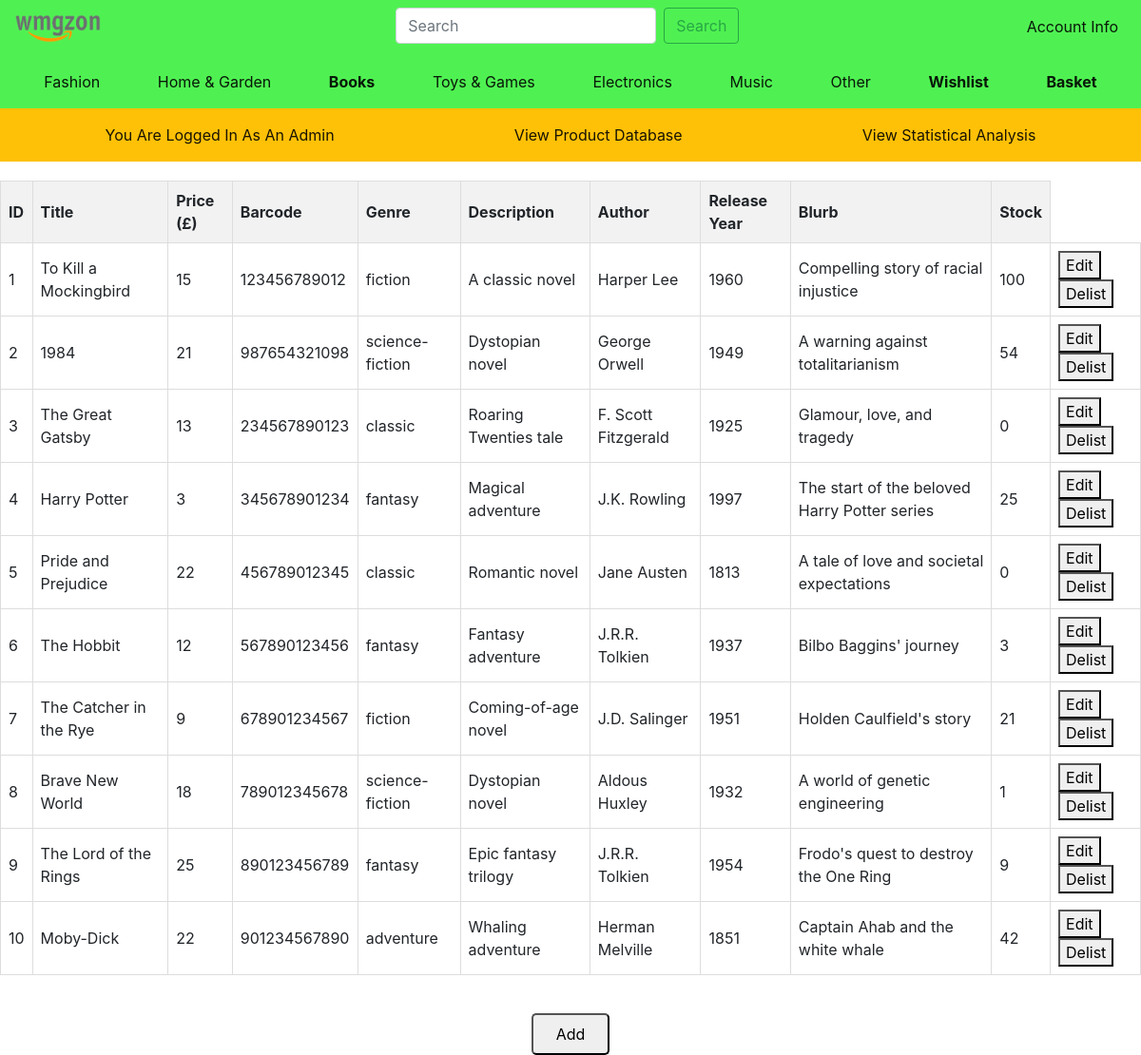
Page /admin (signed in) on the earlier database version.
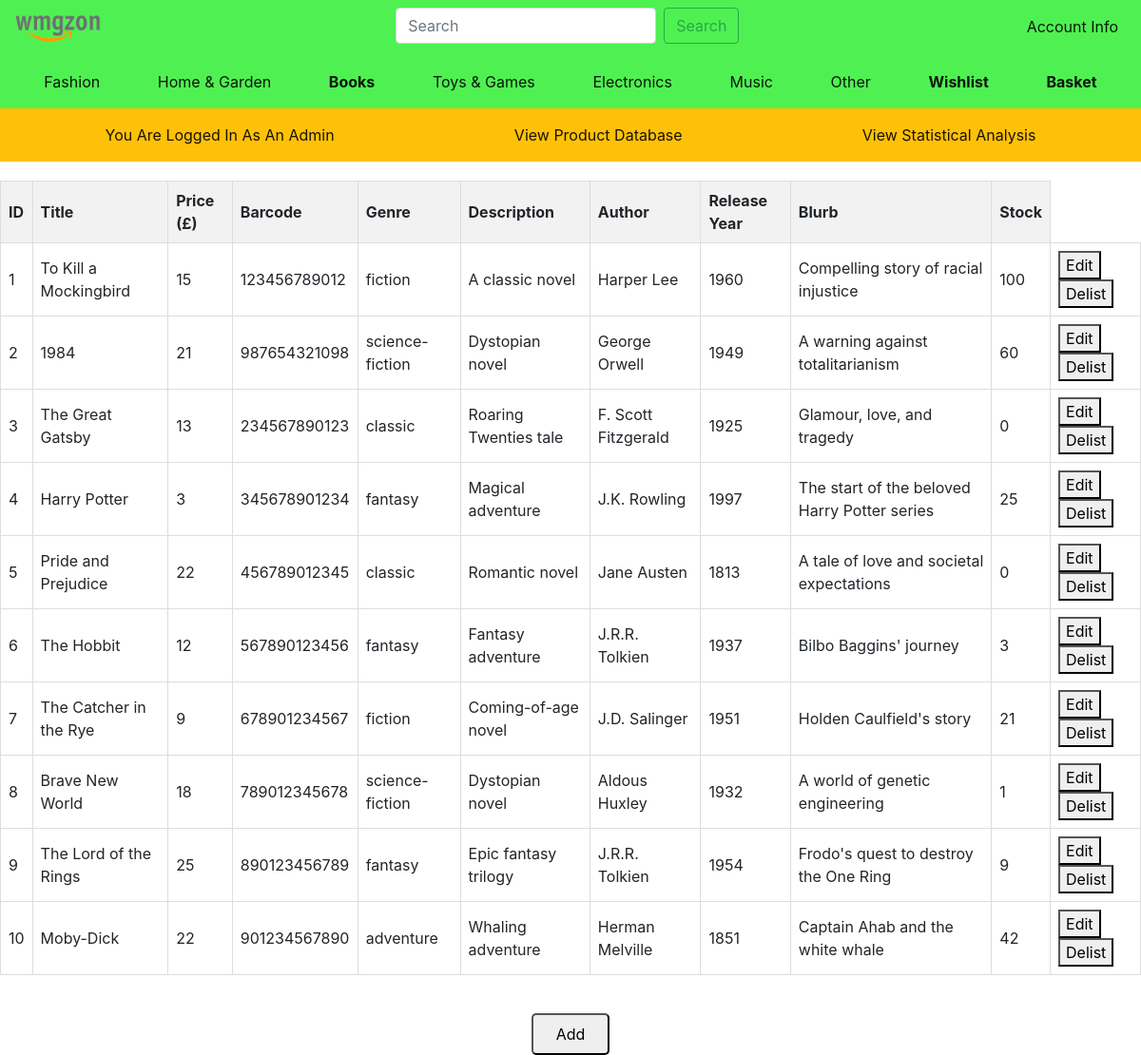
Same page on the later database version.
### application/models.py (models this page shows, shortened)
class Book(db.Model):
    id = db.Column(db.Integer(), primary_key=True)
    title = db.Column(db.String(length=50), nullable=False, unique=True)
    price = db.Column(db.Integer(), nullable=False)
    barcode = db.Column(db.String(length=12), nullable=False, unique=True)
    description = db.Column(db.String(length=1024), nullable=False)
    author = db.Column(db.String(length=50), nullable=False)
    release_year = db.Column(db.Integer(), nullable=False)
    genre = db.Column(db.String(length=50), nullable=False)
    blurb = db.Column(db.String(length=200), nullable=False)
    stock = db.Column(db.Integer(), nullable=False)
    book_picture = db.Column(db.LargeBinary, nullable=True)
    delisted = db.Column(db.Boolean(), nullable=False, default=False)

### application/routes.py (the view, shortened to what this page needs)
@main.route('/admin', methods=['GET', 'POST'])
def admin_page():
    form = AddBookForm()
    form2 = EditBookForm()
    if request.method == 'GET':
        current_id = current_user.id
        attempted_user = User.query.filter_by(id=current_id).first()
        if attempted_user.is_admin:
            admin_or_not=True
            all_books = Book.query.all()
            return render_template('admin2.html', books=all_books, form=form, form2=form2,admin=admin_or_not)
        else:
            return redirect(url_for('books.book_page'))

### application/forms.py
class EditBookForm(FlaskForm): # Edit Listings (Admin Only)
    title = StringField(label='Title', validators=[DataRequired()])
    price = StringField(label='Price', validators=[DataRequired()])
    barcode = StringField(label='Barcode', validators=[DataRequired(), Length(min=12, max=12, message="Barcode must be 12 characters long")])
    genre = SelectField(label='Genre', choices=[('fiction', 'Fiction'), ('non-fiction', 'Non-Fiction'), ('mystery', 'Mystery'), ('science-fiction', 'Science Fiction'), ('fantasy', 'Fantasy'), ('romance', 'Romance'), ('thriller', 'Thriller'), ('biography', 'Biography'), ('history', 'History'), ('self-help', 'Self-Help')], validators=[DataRequired()])
    description2 = StringField(label='Description', validators=[DataRequired()])
    author = StringField(label='Author', validators=[DataRequired()])
    releaseYear = StringField(label='Release Year', validators=[DataRequired(), Length(min=4, max=4, message="Release year must be 4 characters long")])
    blurb = StringField(label='Blurb', validators=[DataRequired()])
    stock = StringField(label='Stock', validators=[DataRequired()])
    submit = SubmitField(label='Save Changes')

### application/models.py (called while the page is built)
@login_manager.user_loader
def load_user(user_id):
    return User.query.get(int(user_id))

### application/templates/admin2.html (shortened to what this page needs)
{% extends 'base.html' %} {% block title %} Admin {% endblock %} {% block
content %}
<table>
  <thead>
    <tr>
      <th>ID</th>
      <th>Title</th>
      <th>Price (£)</th>
      <th>Barcode</th>
      <th>Genre</th>
      <th>Description</th>
      <th>Author</th>
      <th>Release Year</th>
      <th>Blurb</th>
      <th>Stock</th>
    </tr>
  </thead>
  <tbody>
    {% for book in books %} {% if not book.delisted %}
    <tr>
      <td>{{ book.id }}</td>
      <td>{{ book.title }}</td>
      <td>{{ book.price }}</td>
      <td>{{ book.barcode }}</td>
      <td>{{ book.genre }}</td>
      <td>{{ book.description }}</td>
      <td>{{ book.author }}</td>
      <td>{{ book.release_year }}</td>
      <td>{{ book.blurb }}</td>
      <td>{{ book.stock }}</td>
      <td>
        <button
          class="edit-btn"
          data-toggle="modal"
          data-target="#editModal{{ book.id }}"
        >
          Edit
        </button>
        <form
          method="POST"
          action="{{ url_for('main.admin_page', id=book.id) }}"
          style="display: inline-block"
        >
          <button type="submit" class="delete-btn">Delist</button>
        </form>
      </td>
    </tr>
    {% endif %} {% endfor %}
  </tbody>
</table>
<div id="add-btn-div">
  <button class="add-btn" data-toggle="modal" data-target="#addModal">
    Add
  </button>
</div>
{% endblock %}

### application/templates/base.html (shortened to what this page needs)
<!DOCTYPE html>
<html lang="en">
  <head>
    <link rel="stylesheet" href="../static/book.css" />
    <link
      rel="stylesheet"
      href="https://cdn.jsdelivr.net/npm/bootstrap@4.4.1/dist/css/bootstrap.min.css"
    />
  </head>
  <body>
    <nav class="navbar navbar-expand-lg navbar-light">
      <div class="collapse navbar-collapse" id="navbarSupportedContent">
        <ul class="navbar-nav first-nav">
          <li>
            <a class="navbar-brand" href="{{ url_for('main.main_page') }}">
              <img
                src="../static/assets/wmgzon-logo.png"
                width="90"
                height="30"
                alt=""
              />
            </a>
          </li>
          <li>
            <form
              class="form-inline my-2 my-lg-0"
              action="{{ url_for('books.search_books') }}"
              method="POST"
            >
              <input
                class="form-control mr-sm-2"
                type="search"
                placeholder="Search"
                aria-label="Search"
                name="search"
              />
              <button
                class="btn btn-outline-success my-2 my-sm-0"
                type="submit"
              >
                Search
              </button>
            </form>
          </li>
          <li class="nav-item active">
            <a class="nav-link" href="{{ url_for('main.login_page') }}"
              >Account Info<span class="sr-only">(current)</span></a
            >
          </li>
        </ul>
      </div>
    </nav>
    <nav class="navbar navbar-expand-lg navbar-light">
      <div
        class="collapse navbar-collapse second-nav"
        id="navbarSupportedContent"
      >
        <ul class="navbar-nav second-nav">
          <li class="nav-item active">
            <a class="nav-link" href="#"
              >Fashion<span class="sr-only">(current)</span></a
            >
          </li>
          <li class="nav-item active">
            <a class="nav-link" href="#"
              >Home & Garden<span class="sr-only">(current)</span></a
            >
          </li>
          <li class="nav-item active">
            <a
              class="nav-link font-weight-bold"
              href="{{ url_for('books.book_page') }}"
              >Books<span class="sr-only">(current)</span></a
            >
          </li>
          <li class="nav-item active">
            <a class="nav-link" href="#"
              >Toys & Games<span class="sr-only">(current)</span></a
            >
          </li>
          <li class="nav-item active">
            <a class="nav-link" href="#"
              >Electronics<span class="sr-only">(current)</span></a
            >
          </li>
          <li class="nav-item active">
            <a class="nav-link" href="#"
              >Music<span class="sr-only">(current)</span></a
            >
          </li>
          <li class="nav-item active">
            <a class="nav-link" href="#"
              >Other<span class="sr-only">(current)</span></a
            >
          </li>
          <li class="nav-item active">
            <a
              class="nav-link font-weight-bold"
              href="{{ url_for('main.wishlist_page')}}"
              >Wishlist<span class="sr-only">(current)</span></a
            >
          </li>
          <li class="nav-item active">
            <a
              class="nav-link font-weight-bold"
              href="{{ url_for('main.basket_page')}}"
              >Basket<span class="sr-only">(current)</span></a
            >
          </li>
        </ul>
      </div>
    </nav>
    {% if admin %}
    <nav class="navbar navbar-expand-lg navbar-light bg-warning">
      <div class="collapse navbar-collapse" id="navbarSupportedContent">
        <ul class="navbar-nav second-nav">
          <li class="nav-item active">
            <a class="nav-link" href="#"
              >You Are Logged In As An Admin</a
            >
          </li>
          <li class="nav-item active">
            <a class="nav-link" href="{{ url_for('main.admin_page') }}"
              >View Product Database<span class="sr-only">(current)</span></a
            >
          </li>
          <li class="nav-item active">
            <a class="nav-link" href="{{ url_for('main.statistics_page') }}"
              >View Statistical Analysis</a
            >
          </li>
        </ul>
      </div>
    </nav>
    {% endif %}  {% block content %} {% endblock %}
  </body>
</html>

### application/static/book.css (style rules this page uses)
html, body { height: 100%; margin: 0; padding: 0; }
nav { background: #4ff152; }
.first-nav { width: 100%; display: flex; justify-content: space-between; }
.second-nav { width: 100%; display: flex; justify-content: space-around; }
table { width: 100%; border-collapse: collapse; margin-top: 20px; }
th, td { border: 1px solid #ddd; padding: 8px; text-align: left; }
th { background-color: #f2f2f2; }
#add-btn-div { display: flex; justify-content: center; margin-top: 5vh; }
.add-btn { padding: 1vh 2vw; border-radius: 5px; }
ul li, ol li { list-style: none; }

Differences in the rows shown:
changed Book "George Orwell": stock "54" → "60"
